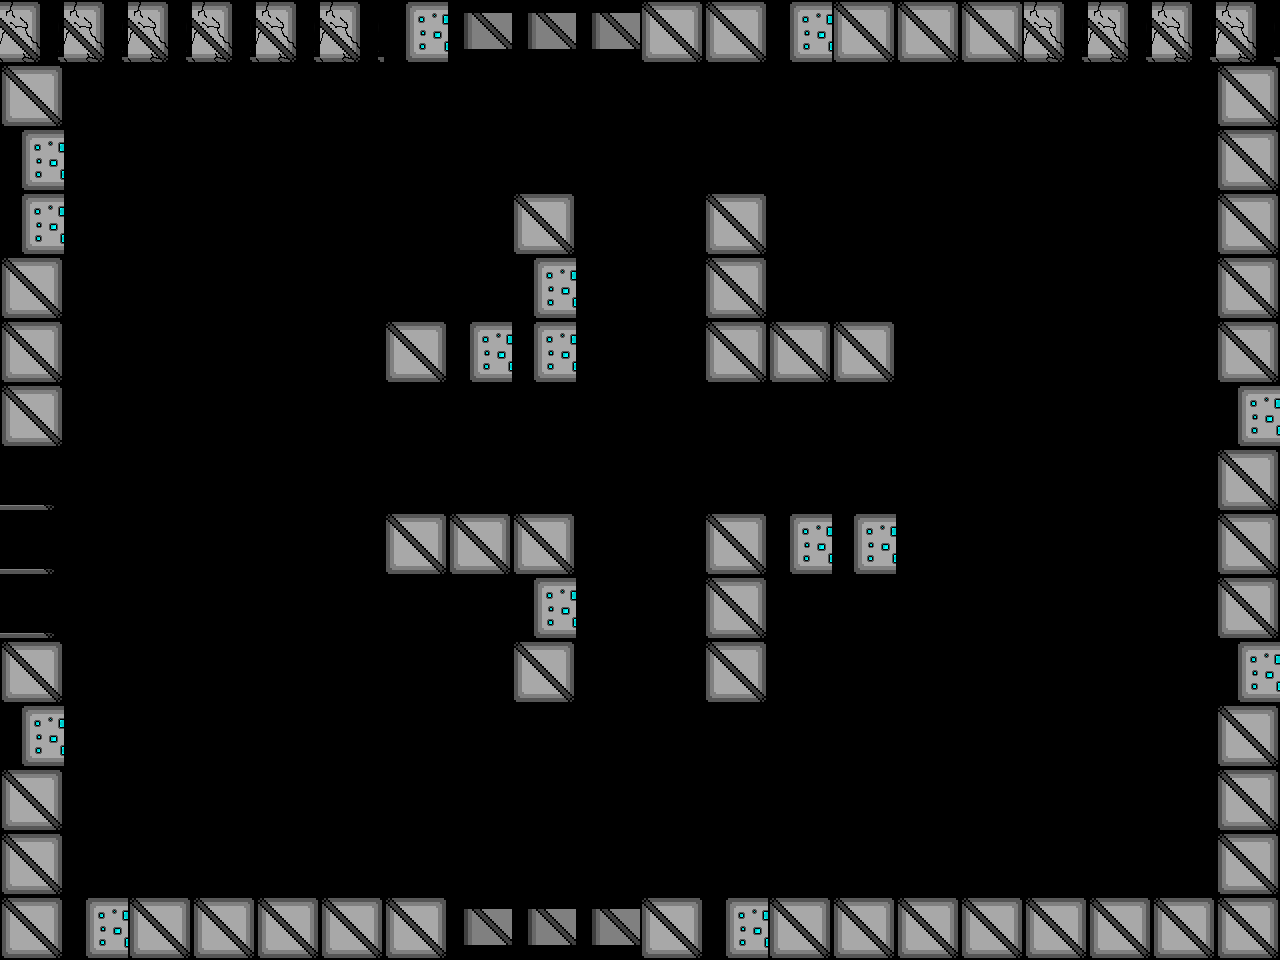

A 2D game scene composited from a Tiled map and its tileset images. What follows is a short description and the map's XML, with each tile layer's data collapsed to a summary:
An orthogonal 20x15 tile map with 64x64 px tiles, 1 tile layer (Tile Layer 2) and 7 objects (4x Assassin, ScrollingBackground, Player, Uno).

<map version="1.0" tiledversion="1.1.1" orientation="orthogonal" renderorder="right-down" width="20" height="15" tilewidth="64" tileheight="64" infinite="0" nextobjectid="70">
 <properties>
  <property name="assassin" value="assets/assasin_rightLeftSpritesheet.png" />
  <property name="backgroundEasy" value="assets/backgroundEasy.png" />
  <property name="backgroundHard" value="assets/backgroundHard.png" />
  <property name="backgroundMedium" value="assets/backgroundMedium.png" />
  <property name="boss" value="assets/boss.png" />
  <property name="bossexplosion" value="assets/bossexplosion.png" />
  <property name="damageUp" value="assets/metalBoxCoin.png" />
  <property name="explosion" value="assets/explosion.png" />
  <property name="firingRateUp" value="assets/metalBoxCoin.png" />
  <property name="healthUp" value="assets/metalBoxHeart.png" />
  <property name="largeexplosion" value="assets/largeexplosion.png" />
  <property name="loading" value="assets/loading.png" />
  <property name="moveSpeedUp" value="assets/metalBoxCoin.png" />
  <property name="newborn" value="assets/newborn_spritesheet(h54_w62).png" />
  <property name="player" value="assets/playerSpriteSheetTemp.png" />
  <property name="reward" value="assets/reward1.png" />
  <property name="smallexplosion" value="assets/smallexplosion.png" />
  <property name="uno" value="assets/uno_Static.png" />
 </properties>
 <tileset firstgid="1" name="blocks1" tilewidth="64" tileheight="64" tilecount="14" columns="14">
  <image source="blocks1.png" width="900" height="64" />
 </tileset>
 <objectgroup color="#00ff00" name="Object Layer 1">
  <object id="59" name="Background" type="ScrollingBackground" x="0" y="0" width="64" height="64">
   <properties>
    <property name="numFrames" value="1" />
    <property name="textureHeight" value="960" />
    <property name="textureID" value="backgroundMedium" />
    <property name="textureWidth" value="1280" />
   </properties>
  </object>
  <object id="55" name="Player1" type="Player" x="618.67" y="791.67" width="34" height="64">
   <properties>
    <property name="numFrames" value="6" />
    <property name="textureHeight" value="60" />
    <property name="textureID" value="player" />
    <property name="textureWidth" value="34" />
   </properties>
  </object>
  <object id="65" name="Uno1" type="Uno" x="622.5" y="424.5" width="39" height="51">
   <properties>
    <property name="numFrames" value="2" />
    <property name="textureHeight" value="51" />
    <property name="textureID" value="uno" />
    <property name="textureWidth" value="39" />
   </properties>
  </object>
  <object id="66" name="Assassin1" type="Assassin" x="382.5" y="194.5" width="99" height="99">
   <properties>
    <property name="numFrames" value="4" />
    <property name="textureHeight" value="100" />
    <property name="textureID" value="assassin" />
    <property name="textureWidth" value="100" />
   </properties>
  </object>
  <object id="67" name="Assassin1" type="Assassin" x="796.5" y="190.5" width="99" height="99">
   <properties>
    <property name="numFrames" value="4" />
    <property name="textureHeight" value="100" />
    <property name="textureID" value="assassin" />
    <property name="textureWidth" value="100" />
   </properties>
  </object>
  <object id="68" name="Assassin1" type="Assassin" x="390.5" y="596.5" width="99" height="99">
   <properties>
    <property name="numFrames" value="4" />
    <property name="textureHeight" value="100" />
    <property name="textureID" value="assassin" />
    <property name="textureWidth" value="100" />
   </properties>
  </object>
  <object id="69" name="Assassin1" type="Assassin" x="782.5" y="586.5" width="99" height="99">
   <properties>
    <property name="numFrames" value="4" />
    <property name="textureHeight" value="100" />
    <property name="textureID" value="assassin" />
    <property name="textureWidth" value="100" />
   </properties>
  </object>
 </objectgroup>
 <layer name="Tile Layer 2" width="20" height="15">
  <properties>
   <property name="collidable" value="" />
  </properties>
  <data>[300 cells, 86 non-empty, 5 distinct tile ids]</data>
 </layer>
</map>
